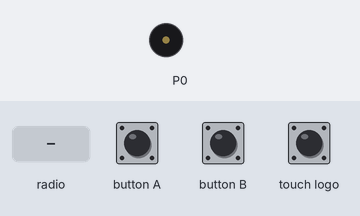
Recording of a program running on a simulated BBC micro:bit (MakeCode). Parts: buzzer (waves = sounding). The test bench sets the inputs (shaded band).

Above: at 4.4 s.
4.5 s: radio message "alarm=1" arrives
At 5.6 s:
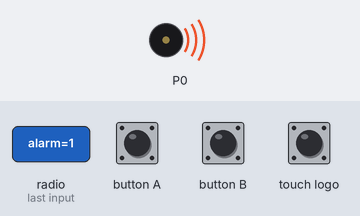
10.1 s: radio message "alarm=0" arrives
At 11.1 s:
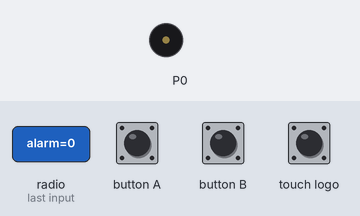
Timing chart, 0 to 12.6 s (numbered marks = the images above; inputs shaded):
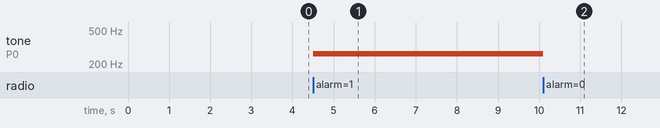

The program:

main.ts
```typescript
radio.setGroup(1)
radio.setTransmitPower(7)
radio.onReceivedValue(function data_received(name: string, value: number) {

    let remote_serial = radio.receivedPacket(RadioPacketProperty.SerialNumber)
    if (learn == 1 && name == "send" && value == 1) {
        if (data_list.indexOf(remote_serial) < 0) {
            data_list.push(remote_serial)
            console.log(data_list)
        }

    }

    if (data_list.indexOf(remote_serial) >= 0 && name == "alarm" && value == 1) {
        music.playTone(Note.C, 0)
    }

    if (data_list.indexOf(remote_serial) >= 0 && name == "alarm" && value == 0) {
        music.stopAllSounds()
    }

})
radio.setTransmitSerialNumber(true)
let learn = 0
let alarm = 0
let data_list = [0]
let send_learn = 0
input.onButtonPressed(Button.A, function on_button_pressed_a() {
    radio.sendValue("alarm", 1)
})
input.onLogoEvent(TouchButtonEvent.Pressed, function on_logo_event_pressed() {
    radio.sendValue("send", 1)
})
input.onLogoEvent(TouchButtonEvent.LongPressed, function on_logo_event_longpressed() {

    if (learn == 0) {
        learn = 1
    } else {
        learn = 0
    }

    console.log(learn)
})
input.onButtonPressed(Button.B, function on_button_pressed_b() {

    alarm = 0
    radio.sendValue("alarm", 0)
})
//  FOREVER
function on_forever() {

}

//  Main
//  LEARN
//  SEND_LEARN
//  ALARM ON
//  ALARM OFF
```

test.ts
```typescript
// Tady jsou testy. Při použití tohoto balíčku jako rozšíření nebude zkompilováno.
```

Measured:
- after the input at 4.5 s, tone on P0: silent → 262 Hz at once
- after the input at 10.1 s, tone on P0: 262 Hz → silent at once
